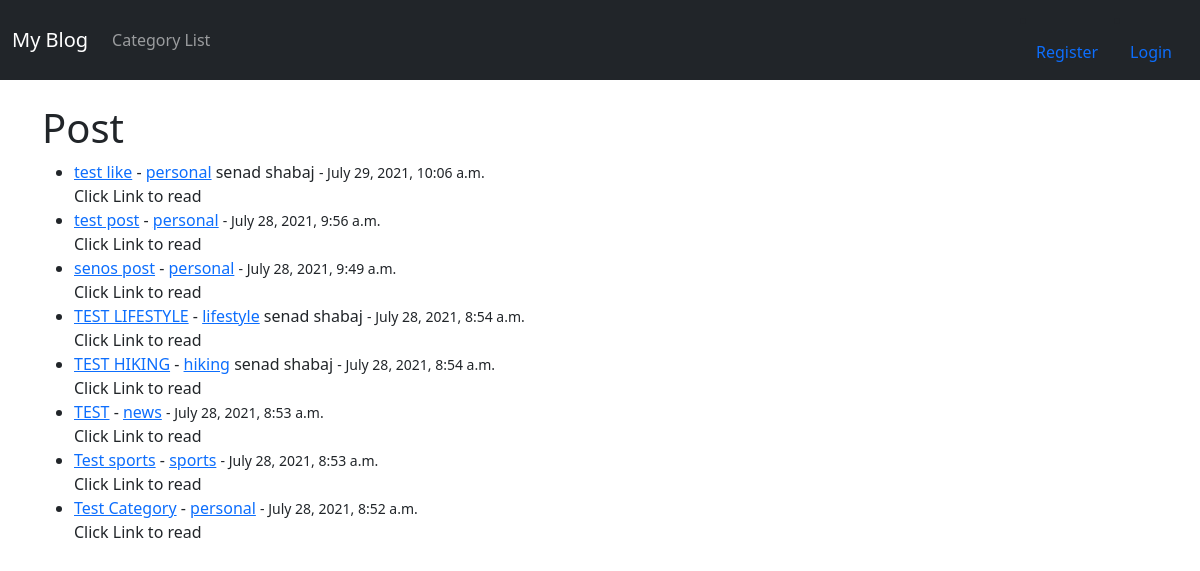
Before: / with the older database file.
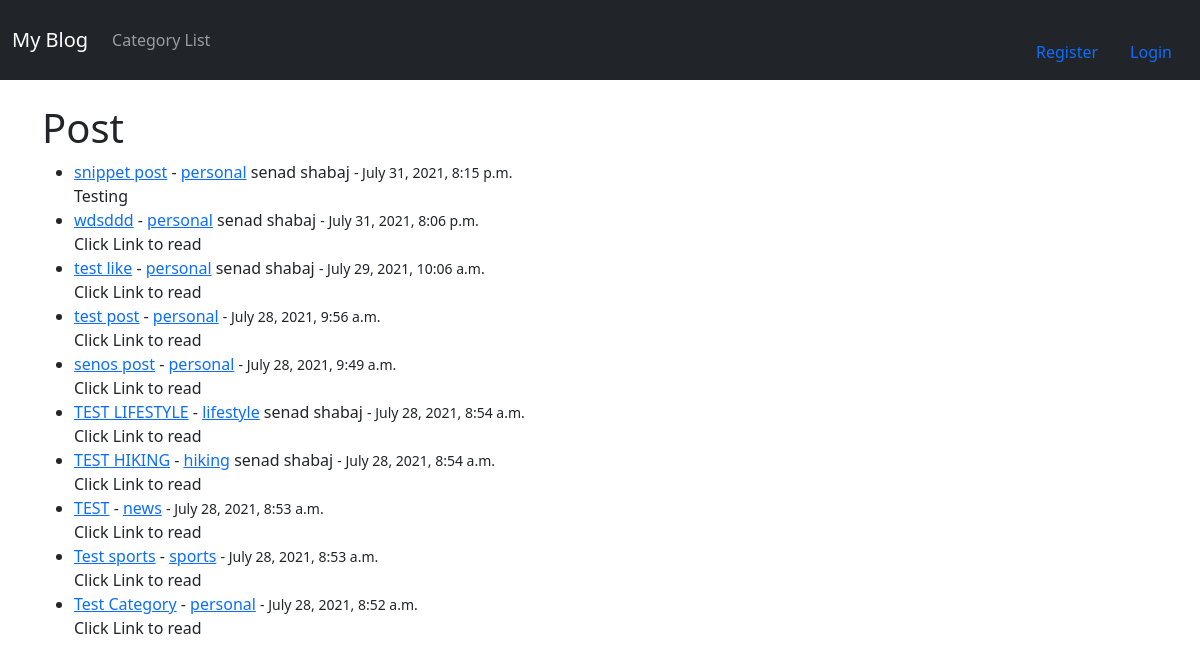
After: the same page with the newer database file.
### libpro/models.py (models this page shows, shortened)
class Post(models.Model):
    title = models.CharField(max_length=255)
    title_tag = models.CharField(max_length=255)
    author = models.ForeignKey(User, on_delete=models.CASCADE)
    body = RichTextField(blank=True, null=True)
    post_date = models.DateTimeField(auto_now_add=True)
    category = models.CharField(max_length=255, default = 'Personal')
    snippet = models.CharField(max_length=255)
    likes = models.ManyToManyField(User, related_name='blog_posts')

### libpro/views.py (the view)
# urls.py: path('', HomeView.as_view(), name = 'home'),
class HomeView(ListView):
    model = Post
    template_name = "home.html"
    ordering = ["-post_date"]
    def get_context_data(self, *args, **kwargs):
        cat_menu = Category.objects.all()
        context = super(HomeView, self).get_context_data(*args, **kwargs)
        context["cat_menu"] = cat_menu
        return context

### libpro/templates/home.html (shortened to what this page needs)
{% extends 'base.html'%}
{% block content %}
<h1>Post</h1>
<ul>
{% for post in object_list %}
    <li><a href= "{% url 'post-details' post.pk  %}">{{ post.title }}</a> -
    <a href= "{% url 'category' post.category|slugify %}">{{ post.category }}</a>
    {{ post.author.first_name }} {{ post.author.last_name }}
    <small>
        - {{ post.post_date }}
    </small><br/>
        {{ post.snippet }}</li>
{% endfor %}
</ul>
{% endblock %}

### libpro/templates/base.html (shortened to what this page needs)
<!doctype html>
<html lang="en">
  <head>
    <link href="https://cdn.jsdelivr.net/npm/bootstrap@5.0.2/dist/css/bootstrap.min.css" rel="stylesheet">
  </head>
  <body>
    <nav class="navbar navbar-expand-lg navbar-dark bg-dark">
  <div class="container-fluid">
    <a class="navbar-brand" href="{% url 'home' %}">My Blog</a>
    <div class="collapse navbar-collapse" id="navbarSupportedContent">
      <ul class="navbar-nav me-auto mb-2 mb-lg-0">
        {% if cat_menu %}
          <li class="nav-item">
              <a class="nav-link" href={% url 'category-list' %}>Category List</a>
          </li>
        {% endif %}
          </ul>
        {% if user.is_authenticated %}
        <div class="collapse navbar-collapse" id="navbarSupportedContent">
          <ul class="navbar-nav me-auto mb-2 mb-lg-0">
            <li class="nav-item">
                <a class="nav-link" href={% url 'add_post' %}>Add Post</a>
            </li>
            <li class="nav-item">
              <a class="nav-link" href={% url 'add_category' %}>Add Category</a>
            </li>
            <li class="nav-item">
              <a class="nav-link" href={% url 'logout' %}>Logout</a>
            </li>
          </ul>
        </div>
        {% else %}
          <li class="nav-item">
            <a class="nav-link" href={% url 'register' %}>Register</a>
          </li>
          <li class="nav-item">
            <a class="nav-link" href={% url 'login' %}>Login</a>
          </li>
        {% endif %}
    </div>
  </div>
</nav>
    <br/>
    <div class="container">
    {% block content %}
    {% endblock %}
    </div>
  </body>
</html>

Changed rows visible on the page:
added Post: title "snippet post", category "personal", author.first_name "senad", author.last_name "shabaj", post_date "July 31, 2021, 8:15 p.m.", snippet "Testing"
added Post: title "wdsddd", category "personal", author.first_name "senad", author.last_name "shabaj", post_date "July 31, 2021, 8:06 p.m.", snippet "Click Link to read"
